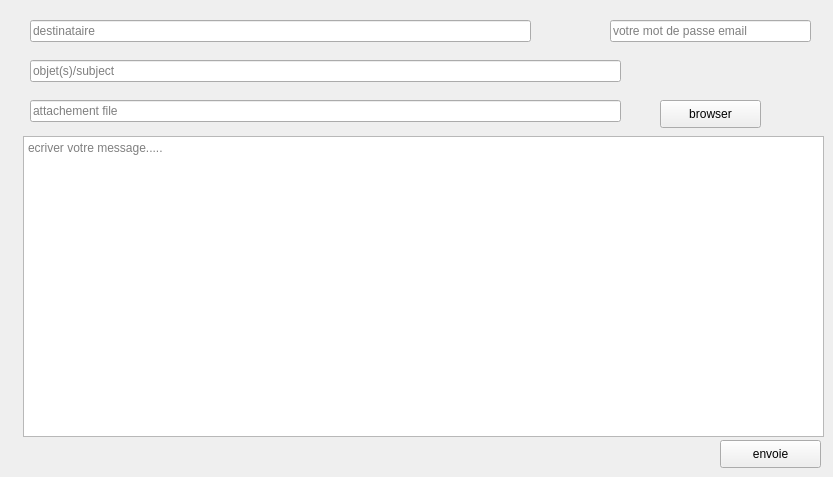
      <widget class="QWidget" name="tab_20">
       <attribute name="title">
        <string>Mailling</string>
       </attribute>
       <widget class="QLineEdit" name="rcpt">
        <property name="geometry">
         <rect>
          <x>30</x>
          <y>20</y>
          <width>501</width>
          <height>22</height>
         </rect>
        </property>
        <property name="placeholderText">
         <string>destinataire</string>
        </property>
       </widget>
       <widget class="QTextEdit" name="msg">
        <property name="geometry">
         <rect>
          <x>23</x>
          <y>136</y>
          <width>801</width>
          <height>301</height>
         </rect>
        </property>
        <property name="placeholderText">
         <string>ecriver votre message.....</string>
        </property>
       </widget>
       <widget class="QLineEdit" name="file">
        <property name="geometry">
         <rect>
          <x>30</x>
          <y>100</y>
          <width>591</width>
          <height>22</height>
         </rect>
        </property>
        <property name="placeholderText">
         <string>attachement file</string>
        </property>
       </widget>
       <widget class="QLineEdit" name="mail_pass">
        <property name="geometry">
         <rect>
          <x>610</x>
          <y>20</y>
          <width>201</width>
          <height>22</height>
         </rect>
        </property>
        <property name="placeholderText">
         <string>votre mot de passe email</string>
        </property>
       </widget>
       <widget class="QLineEdit" name="subject">
        <property name="geometry">
         <rect>
          <x>30</x>
          <y>60</y>
          <width>591</width>
          <height>22</height>
         </rect>
        </property>
        <property name="placeholderText">
         <string>objet(s)/subject</string>
        </property>
       </widget>
       <widget class="QPushButton" name="browsebtn">
        <property name="geometry">
         <rect>
          <x>660</x>
          <y>100</y>
          <width>101</width>
          <height>28</height>
         </rect>
        </property>
        <property name="text">
         <string>browser</string>
        </property>
       </widget>
       <widget class="QPushButton" name="sendbtn">
        <property name="geometry">
         <rect>
          <x>720</x>
          <y>440</y>
          <width>101</width>
          <height>28</height>
         </rect>
        </property>
        <property name="text">
         <string>envoie</string>
        </property>
       </widget>
      </widget>
